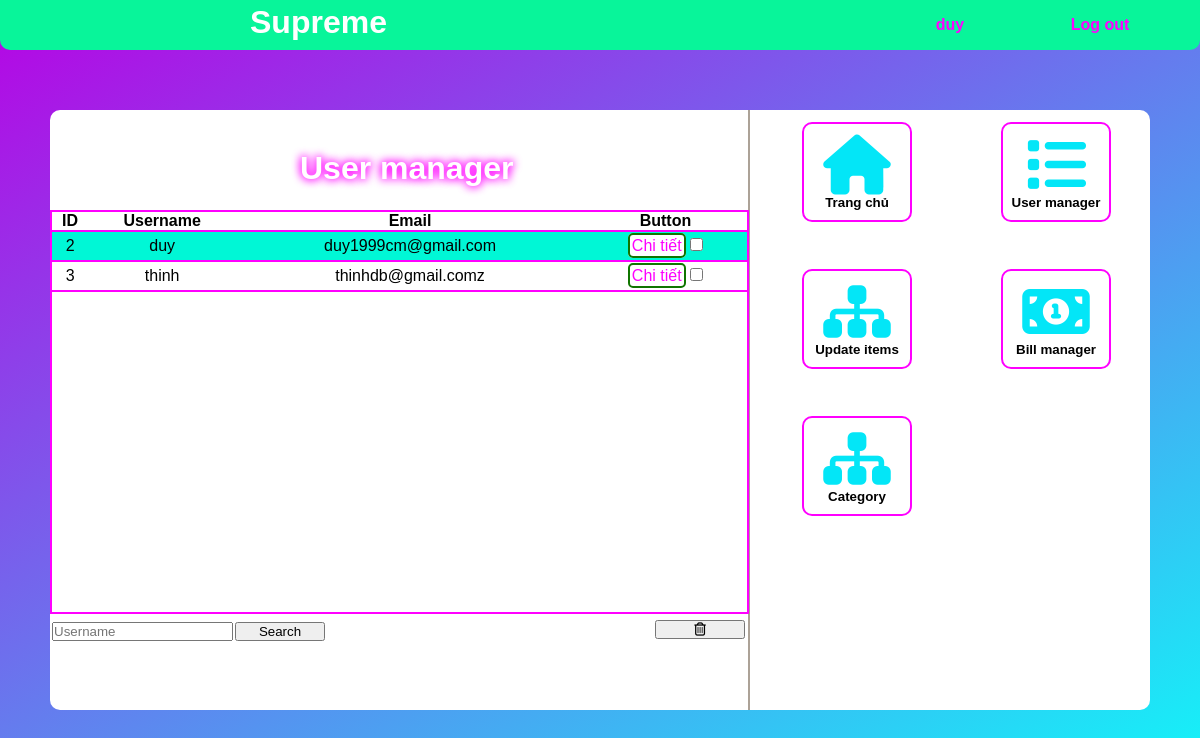
Page /Admin-user/Admin-user.php (signed in) on the earlier database version.
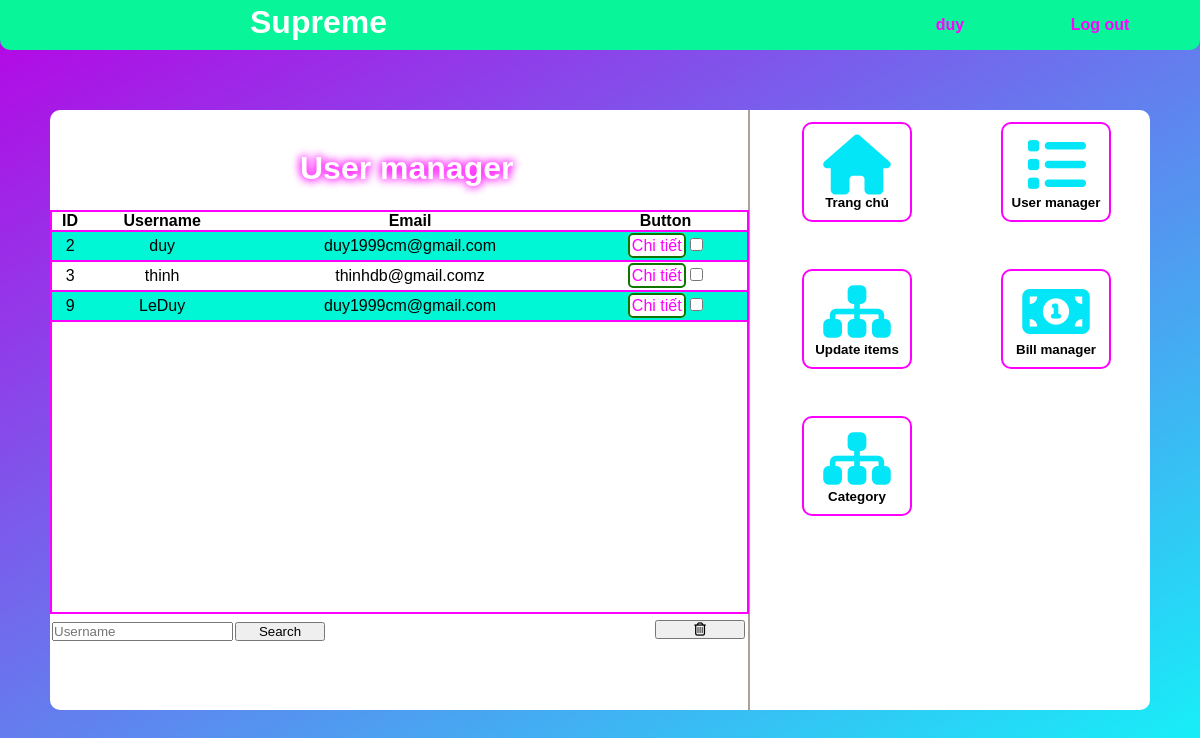
Same page on the later database version.
### tables this page shows
CREATE TABLE `user` (
  `user_id` int(11) NOT NULL,
  `name` varchar(255) DEFAULT NULL,
  `username` varchar(255) NOT NULL,
  `password` varchar(255) NOT NULL,
  `email` varchar(255) NOT NULL,
  `role` int(11) NOT NULL,
  `address` varchar(255) DEFAULT NULL,
  `gender` varchar(255) DEFAULT NULL,
  `phone` int(11) DEFAULT NULL,
  `birthday` date DEFAULT NULL
);

### Admin-user/Admin-user.php (the view, shortened to what this page needs)
<?php
require_once '../config/config.php';
$username=$_SESSION['name'];
$sql="SELECT * FROM `user`";
$result=$con->query($sql);
if ($result->num_rows>0) {
    echo'
        <!DOCTYPE html>
<html>
<header>
    <meta charset="UTF-8">
    <meta name="viewport" content="width=device-width, initial-scale=1">
    <title>ProjectF</title>
    <link rel="icon" href="../Img/manager.ico">
    <link rel="stylesheet" href="Admin-user.css">
    <script src="https://kit.fontawesome.com/1fdc2deffc.js"></script>
</header>
<body>
    <div class="all">
        <div class="title-box">
            <h1>Supreme</h1>
            <a href="../Login-Register/Logout.php">Log out</a>
            <a href="../Admin-main/Admin-main.php">'.$username.'</a>
        </div>
        <div class="big-box" id="big-box">
            <div class="btn-box">
                <table>
                    <tr>
                        <td><a href="../index.php"><button type="button" class="btn"><i class="fas fa-home"></i>
                        <p>Trang chủ</p>
                    </button></a></td>
                        <td><a href="../Admin-user/Admin-user.php"><button type="button" class="btn"><i class="fas fa-list"></i>
                        <p>User manager</p>
                        </button></a></td>
                    </tr>
                    <tr>
                        <td><a href="../Admin-items/Admin-items.php"><button type="button" class="btn"><i class="fas fa-sitemap"></i>
                        <p>Update items</p>
                        </button></a></td>
                        <td><a href="../Admin-bill/Admin-bill.php"><button type="button" class="btn"><i class="fas fa-money-bill-alt"></i>
                            <p>Bill manager</p>
                            </button></a></td>
                    </tr>
                    <tr>
                    <td><a href="../Admin-items/Admin-items.php"><button type="button" class="btn"><i class="fas fa-sitemap"></i>
                    <p>Category</p>
                    </button></a></td>
                </tr>
                </table>
            </div>
            <div class="data-box">
                <h1>User manager</h1>
                <div class="table-box">
                    <form action="xoa.php" method="POST">
                        <table class="table">
                            <tr>
                                <th>ID</th>
                                <th>Username</th>
                                <th>Email</th>
                                <th>Button</th>
                            </tr>
                            ';
                            while($row = $result->fetch_assoc()){
                                echo'
                                <tr>
                                <td>'.$row['user_id'].'</td>
                                <td>'.$row['username'].'</td>
                                <td>'.$row['email'].'</td>
                                <td>
                                    <a href="update.php?id='.$row['user_id'].'">Chi tiết</a>
                                    <input type="checkbox" name="delete[]" value="'.$row['user_id'].'">
                                </td>
                            </tr>
                                ';
                            }
                            echo'
                        </table>
                </div>
                <div class="search-box">
                    <table>
                        <tr>
                            <td>
                                <input type="text" placeholder="Username">
                            </td>
                            <td>
                                <button type="button">Search</button>
                            </td>
                        </tr>
                    </table>
                </div>
                <div class="delete-box">
                        <button type="submit">
                            <i class="far fa-trash-alt"></i>
                        </button>
                </div>
            </form>
            </div>
        </div>
    </div>
</body>
</html>
    ';
}
?>

Differences in the rows shown:
added user: user_id "9", username "LeDuy", email "duy1999cm@gmail.com"
